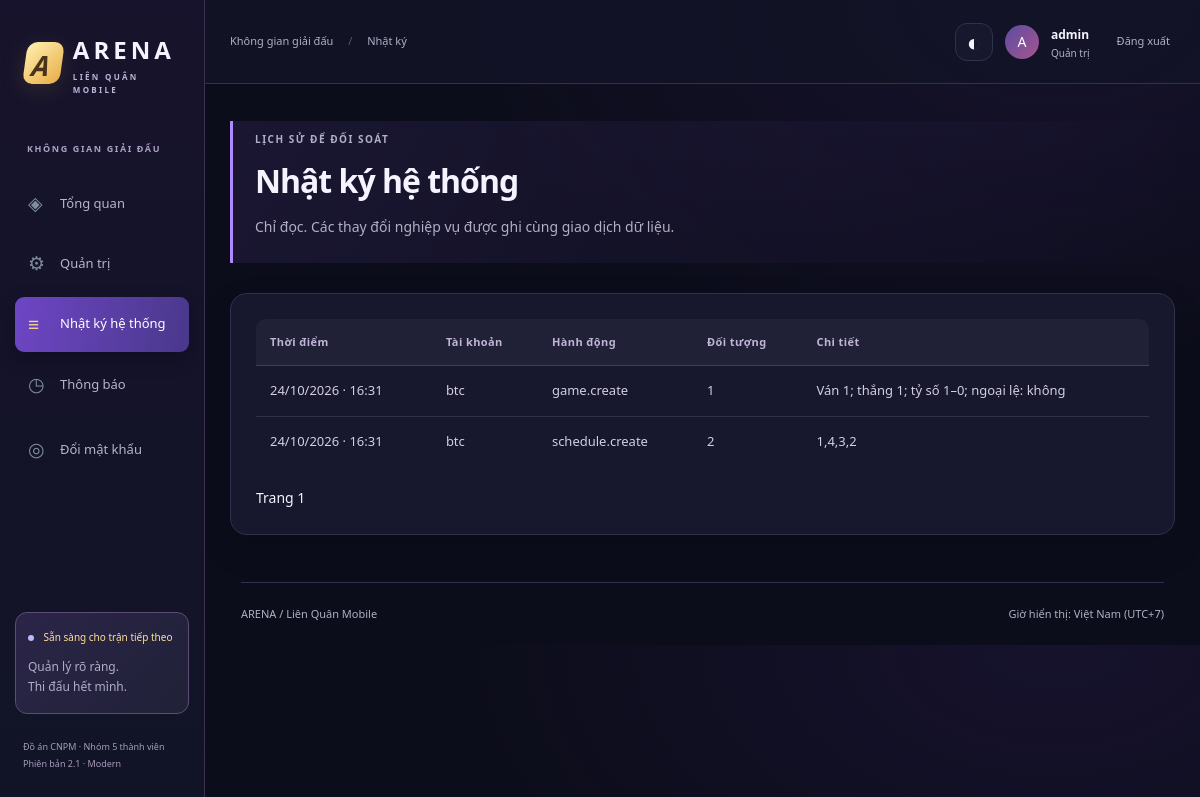
The app's page /audit (signed in) with its own data.
### tables this page shows
CREATE TABLE users(id INTEGER PRIMARY KEY,username TEXT NOT NULL UNIQUE,password_hash TEXT NOT NULL,student_id INTEGER UNIQUE REFERENCES students(id),role TEXT NOT NULL CHECK(role IN ('admin','organizer','referee','student')),active INTEGER NOT NULL DEFAULT 1 CHECK(active IN(0,1)));

CREATE TABLE audit(id INTEGER PRIMARY KEY,user_id INTEGER NOT NULL REFERENCES users(id),action TEXT NOT NULL,entity TEXT NOT NULL,detail TEXT NOT NULL DEFAULT '',created TEXT NOT NULL);

### app/admin.py (the view)
@bp.get("/audit")
def logs():
    permission("audit")
    page = integer(request.args.get("page", "1"), "Trang", 1, 100000)
    return render_template(
        "audit.html",
        logs=query(
            "SELECT a.*,u.username FROM audit a JOIN users u ON u.id=a.user_id ORDER BY a.id DESC LIMIT 50 OFFSET ?",
            ((page - 1) * 50,),
        ),
        page=page,
    )

### app/auth.py (called while the page is built)
def load_user():
    g.user = query(
        "SELECT u.*,s.ign,s.full_name FROM users u LEFT JOIN students s ON s.id=u.student_id WHERE u.id=? AND u.active=1",
        (session.get("uid"),),
        one=True,
    )
    if not g.user:
        session.pop("uid", None)

def csrf_token():
    if "csrf" not in session:
        session["csrf"] = secrets.token_hex(32)
    return session["csrf"]

def csrf_guard():
    if request.method == "POST":
        sent = request.form.get("csrf") or request.headers.get("X-CSRF-Token", "")
        if not secrets.compare_digest(sent, session.get("csrf", "")) or not sent:
            abort(400, description="Phiên biểu mẫu đã hết hạn. Hãy tải lại trang.")

### app/common.py (called while the page is built)
def require(condition, message):
    if not condition:
        raise BusinessError(message)

def integer(value, name, minimum=0, maximum=10**9):
    try:
        n = int(str(value))
    except (ValueError, TypeError):
        raise BusinessError(f"{name} phải là số nguyên.") from None
    require(minimum <= n <= maximum, f"{name} phải từ {minimum} đến {maximum}.")
    return n

def can(permission):
    return bool(
        g.user
        and query(
            "SELECT 1 FROM role_permissions WHERE role=? AND permission=?",
            (g.user["role"], permission),
            one=True,
        )
    )

def permission(name):
    if not g.user:
        abort(401)
    if not can(name):
        abort(403)

def display_time(value):
    if not value:
        return "Chưa xếp giờ"
    dt = datetime.strptime(value, "%Y-%m-%dT%H:%M").replace(tzinfo=timezone.utc)
    return dt.astimezone(ZoneInfo("Asia/Ho_Chi_Minh")).strftime("%d/%m/%Y · %H:%M")

### app/db.py (called while the page is built)
def get_db():
    if "db" not in g:
        g.db = sqlite3.connect(
            current_app.config["DATABASE"], timeout=15, isolation_level=None
        )
        g.db.row_factory = sqlite3.Row
        g.db.execute("PRAGMA foreign_keys=ON")
        g.db.execute("PRAGMA journal_mode=WAL")
        g.db.execute("PRAGMA busy_timeout=15000")
    return g.db

def query(sql, args=(), one=False):
    rows = get_db().execute(sql, args).fetchall()
    return (rows[0] if rows else None) if one else rows

### app/templates/audit.html
{% extends 'base.html' %}{% block crumb %}Nhật ký{% endblock %}{% block content %}<div class="page-heading"><p class="eyebrow">LỊCH SỬ ĐỂ ĐỐI SOÁT</p><h1>Nhật ký hệ thống</h1><p>Chỉ đọc. Các thay đổi nghiệp vụ được ghi cùng giao dịch dữ liệu.</p></div><section class="panel"><div class="table-scroll"><table><thead><tr><th>Thời điểm</th><th>Tài khoản</th><th>Hành động</th><th>Đối tượng</th><th>Chi tiết</th></tr></thead><tbody>{% for log in logs %}<tr><td>{{ log.created|timevn }}</td><td>{{ log.username }}</td><td>{{ log.action }}</td><td>{{ log.entity }}</td><td>{{ log.detail }}</td></tr>{% else %}<tr><td colspan="5">Chưa có nhật ký ở trang này.</td></tr>{% endfor %}</tbody></table></div><div class="actions">{% if page>1 %}<a class="btn secondary small" href="{{ url_for('admin.logs',page=page-1) }}">← Trang trước</a>{% endif %}<span>Trang {{ page }}</span>{% if logs|length==50 %}<a class="btn secondary small" href="{{ url_for('admin.logs',page=page+1) }}">Trang sau →</a>{% endif %}</div></section>{% endblock %}

### app/templates/base.html (shortened to what this page needs)
<!doctype html><html lang="vi"><head><link rel="stylesheet" href="{{ url_for('static',filename='style.css') }}"><link rel="stylesheet" href="{{ url_for('static',filename='modern.css') }}"></head>
<body><aside class="sidebar" id="sidebar"><a class="brand" href="{{ url_for('web.home') }}"><span class="brand-icon">A</span><span>ARENA<small>LIÊN QUÂN MOBILE</small></span></a><p class="nav-label">KHÔNG GIAN GIẢI ĐẤU</p><nav><a class="nav-item {{ 'active' if request.endpoint=='web.home' }}" href="{{ url_for('web.home') }}"><span>◈</span>Tổng quan</a>{% if can('admin') %}<a class="nav-item" href="{{ url_for('admin.index') }}"><span>⚙</span>Quản trị</a>{% endif %}{% if can('audit') %}<a class="nav-item" href="{{ url_for('admin.logs') }}"><span>≡</span>Nhật ký hệ thống</a>{% endif %}{% if g.user %}<a class="nav-item" href="{{ url_for('admin.notifications') }}"><span>◷</span>Thông báo </a>{% endif %}</nav>{% if g.user %}<a class="nav-item" href="{{ url_for('auth.password_form') }}"><span>◎</span>Đổi mật khẩu</a>{% endif %}<div class="sidebar-note"><span class="dot"></span> Sẵn sàng cho trận tiếp theo<p>Quản lý rõ ràng.<br>Thi đấu hết mình.</p></div><div class="sidebar-foot">Đồ án CNPM · Nhóm 5 thành viên<br>Phiên bản 2.1 · Modern</div></aside>
<div class="workspace"><header class="topbar"><button class="icon-btn mobile-only" id="menu-toggle" aria-label="Mở menu" aria-expanded="false">☰</button><span class="breadcrumb">Không gian giải đấu <span>/</span> {% block crumb %}Tổng quan{% endblock %}</span><div class="account"><button type="button" class="theme-toggle" aria-label="Đổi giao diện sáng tối" title="Đổi giao diện sáng tối">◐</button>{% if g.user %}<span class="avatar">{{ (g.user.ign or g.user.username)[:1]|upper }}</span><span><b>{{ g.user.ign or g.user.username }}</b><small>{{ labels[g.user.role] }}</small></span><form method="post" action="{{ url_for('auth.logout') }}">{{ csrf_field() }}<button class="link-btn">Đăng xuất</button></form>{% else %}<a class="btn secondary small" href="{{ url_for('auth.login') }}">Đăng nhập</a><a class="btn small" href="{{ url_for('auth.register') }}">Tạo tài khoản</a>{% endif %}</div></header>
<main id="main">{% block content %}{% endblock %}</main><footer class="footer">ARENA / Liên Quân Mobile <span>Giờ hiển thị: Việt Nam (UTC+7)</span></footer></div></body></html>

### app/static/style.css (style rules this page uses)
:root { --bg:#0c1018;--panel:#141a25;--raised:#1b2230;--line:#283141;--text:#eff2f7;--muted:#96a2b5;--green:#9eedc5;--mint:#50c99b;--purple:#a99aff;--orange:#eeb575 }
* { box-sizing:border-box }
html { scroll-behavior:smooth;scroll-padding-top:100px }
body { margin:0;background:var(--bg);color:var(--text);font:14px/1.6 'Segoe UI',Arial,sans-serif }
a { color:inherit;text-decoration:none }
button,input,select,textarea { font:inherit }
button,a,input,select,textarea { outline-offset:4px }
button { cursor:pointer }
h1,h2,h3,p { margin-top:0 }
h1 { font-size:34px;line-height:1.3;letter-spacing:-1px;font-weight:700;margin-bottom:14px }
p { margin-bottom:15px }
small { font-size:12px }
.sidebar { position:fixed;inset:0 auto 0 0;width:234px;background:#10151e;border-right:1px solid #222b38;display:flex;flex-direction:column;padding:34px 20px;z-index:40 }
.brand { display:flex;align-items:center;gap:11px;font-size:24px;letter-spacing:4px;font-weight:800;padding:0 10px }
.brand small { display:block;font-size:8px;letter-spacing:2.3px;color:var(--muted) }
.brand-icon { background:var(--green);color:#12281e;width:40px;height:42px;display:grid;place-items:center;border-radius:10px;transform:skew(-8deg);font-style:italic;font-size:28px }
.nav-label { font-size:9px;color:#6e7e93;letter-spacing:1.6px;font-weight:700;margin:46px 12px 14px }
.nav-item { display:flex;align-items:center;gap:12px;padding:12px 13px;border-radius:9px;margin:5px 0;color:#a0adbf;font-size:13px }
.nav-item>span { font-size:19px;min-width:20px;color:#7d8c9f }
.nav-item.active,.nav-item:hover { background:#20312c;color:var(--green) }
.nav-item.active>span { color:var(--green) }
.sidebar-note { margin-top:auto;border:1px solid var(--line);border-radius:12px;padding:16px 12px;font-size:10px;color:var(--green) }
.sidebar-note p { color:var(--muted);font-size:12px;margin:12px 0 0 }
.sidebar-foot { font-size:9px;line-height:1.9;color:#6b7a8e;margin:24px 8px 0 }
.workspace { margin-left:234px }
.topbar { height:84px;border-bottom:1px solid #242d3c;display:flex;align-items:center;justify-content:space-between;padding:0 36px;gap:16px }
.breadcrumb { font-size:12px;color:#a6b1c0 }
.breadcrumb>span { color:#4e5c6e;margin:0 12px }
.account { display:flex;align-items:center;gap:12px }
.account b { font-size:12px }
.account small { display:block;color:var(--muted);font-size:10px }
.avatar { width:34px;height:34px;border-radius:50%;background:#323348;color:#cec8ff;display:grid;place-items:center }
.account form { margin-left:10px }
.account .link-btn { font-size:11px;color:var(--muted) }
main { padding:32px 36px 50px;max-width:1600px;margin:auto }
.eyebrow { font-size:10px;color:var(--green);letter-spacing:1.5px;font-weight:700;margin-bottom:12px }
.actions { display:flex;align-items:center;gap:12px;flex-wrap:wrap;margin-top:20px }
.link-btn { background:none;border:0;color:var(--green);padding:5px;font-size:12px }
.dot { display:inline-block;width:6px;height:6px;border-radius:50%;background:var(--green);margin-right:7px }
.page-heading { margin:12px 0 30px }
.page-heading>p { color:var(--muted) }
.panel { background:var(--panel);border:1px solid var(--line);border-radius:12px;padding:25px;margin:22px 0 }
.table-scroll { overflow:auto;max-width:100% }
table { width:100%;border-collapse:collapse;text-align:left;font-size:12px }
th { color:#8193a9;font-size:10px;letter-spacing:.4px;font-weight:600;padding:13px 14px;border-bottom:1px solid #394354;background:#111925;white-space:nowrap }
td { padding:14px;border-bottom:1px solid #262f3d;color:#bbc5d4 }
tr:last-child td { border-bottom:0 }
.footer { border-top:1px solid #222c3a;margin:0 36px;padding:22px 0;color:#607185;font-size:10px;display:flex;justify-content:space-between }
@media (max-width:1200px) { .sidebar { width:205px;padding:28px 15px } }
@media (max-width:1200px) { .workspace { margin-left:205px } }
@media (max-width:1200px) { main { padding:25px } }
@media (max-width:1200px) { .topbar { padding:0 25px } }
@media (max-width:1200px) { .breadcrumb { font-size:11px } }

### records on screen
users: username "A", user "admin", role "Quản trị"
audit: created "24/10/2026 · 16:31", username "btc", action "game.create", entity "1", detail "Ván 1; thắng 1; tỷ số 1–0; ngoại lệ: không"
audit: created "24/10/2026 · 16:31", username "btc", action "schedule.create", entity "2", detail "1,4,3,2"

### other values on screen
{{ page }} "1"
